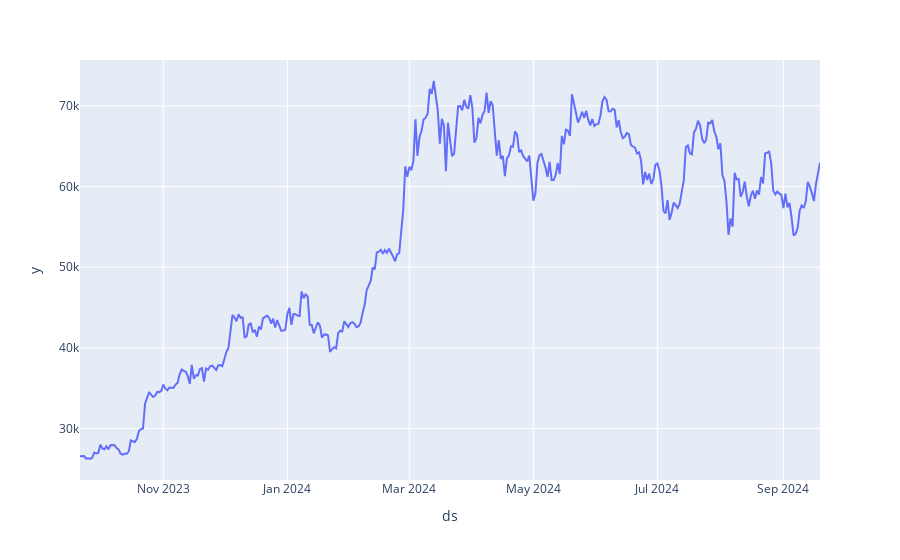

Notebook source saved alongside this figure:
### Code cell
px.line(df, x='ds', y='y')

### Figure 1 — Plotly figure (JSON) as saved in the notebook; plotly's stock layout.template omitted (floating-point values rounded to 4 significant figures; data arrays with more than 128 entries replaced by an {"elided": "..."} marker saying what was removed)
{"data": [{"hovertemplate": "ds=%{x}<br>y=%{y}<extra></extra>", "legendgroup": "", "line": {"color": "#636efa", "dash": "solid"}, "marker": {"symbol": "circle"}, "mode": "lines", "name": "", "orientation": "v", "showlegend": false, "type": "scatter", "x": {"elided": "365 str values"}, "xaxis": "x", "y": {"elided": "365 float values"}, "yaxis": "y"}], "layout": {"legend": {"tracegroupgap": 0}, "margin": {"t": 60}, "xaxis": {"anchor": "y", "domain": [0, 1], "title": {"text": "ds"}}, "yaxis": {"anchor": "x", "domain": [0, 1], "title": {"text": "y"}}}}
